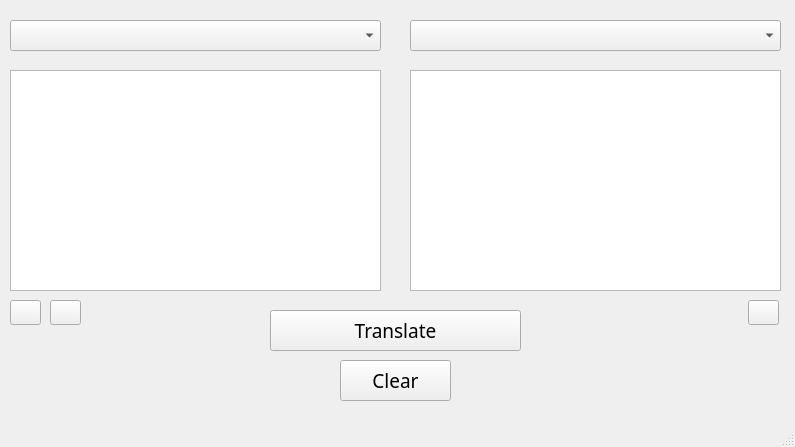
<?xml version="1.0" encoding="UTF-8"?>
<ui version="4.0">
 <class>MainWindow</class>
 <widget class="QMainWindow" name="MainWindow">
  <property name="geometry">
   <rect>
    <x>0</x>
    <y>0</y>
    <width>795</width>
    <height>447</height>
   </rect>
  </property>
  <property name="maximumSize">
   <size>
    <width>16777215</width>
    <height>500</height>
   </size>
  </property>
  <property name="windowTitle">
   <string>MainWindow</string>
  </property>
  <widget class="QWidget" name="centralwidget">
   <widget class="QTextEdit" name="textEdit">
    <property name="geometry">
     <rect>
      <x>10</x>
      <y>70</y>
      <width>371</width>
      <height>221</height>
     </rect>
    </property>
   </widget>
   <widget class="QComboBox" name="comboBox_lang1">
    <property name="geometry">
     <rect>
      <x>10</x>
      <y>20</y>
      <width>371</width>
      <height>31</height>
     </rect>
    </property>
    <property name="maximumSize">
     <size>
      <width>16777215</width>
      <height>500</height>
     </size>
    </property>
   </widget>
   <widget class="QComboBox" name="comboBox_lang2">
    <property name="geometry">
     <rect>
      <x>410</x>
      <y>20</y>
      <width>371</width>
      <height>31</height>
     </rect>
    </property>
    <property name="maximumSize">
     <size>
      <width>16777215</width>
      <height>500</height>
     </size>
    </property>
   </widget>
   <widget class="QTextEdit" name="textEdit_2">
    <property name="geometry">
     <rect>
      <x>410</x>
      <y>70</y>
      <width>371</width>
      <height>221</height>
     </rect>
    </property>
   </widget>
   <widget class="QPushButton" name="pushButton_translate">
    <property name="geometry">
     <rect>
      <x>270</x>
      <y>310</y>
      <width>251</width>
      <height>41</height>
     </rect>
    </property>
    <property name="font">
     <font>
      <family>Sans</family>
      <pointsize>14</pointsize>
      <weight>50</weight>
      <bold>false</bold>
     </font>
    </property>
    <property name="text">
     <string>Translate</string>
    </property>
   </widget>
   <widget class="QPushButton" name="pushButton_clear">
    <property name="geometry">
     <rect>
      <x>340</x>
      <y>360</y>
      <width>111</width>
      <height>41</height>
     </rect>
    </property>
    <property name="font">
     <font>
      <family>Sans</family>
      <pointsize>14</pointsize>
     </font>
    </property>
    <property name="text">
     <string>Clear</string>
    </property>
   </widget>
   <widget class="QPushButton" name="pushButton_soundLang1">
    <property name="geometry">
     <rect>
      <x>10</x>
      <y>300</y>
      <width>31</width>
      <height>25</height>
     </rect>
    </property>
    <property name="text">
     <string/>
    </property>
   </widget>
   <widget class="QPushButton" name="pushButton_soundLang2">
    <property name="geometry">
     <rect>
      <x>748</x>
      <y>300</y>
      <width>31</width>
      <height>25</height>
     </rect>
    </property>
    <property name="text">
     <string/>
    </property>
   </widget>
   <widget class="QPushButton" name="pushButton_record">
    <property name="geometry">
     <rect>
      <x>50</x>
      <y>300</y>
      <width>31</width>
      <height>25</height>
     </rect>
    </property>
    <property name="text">
     <string/>
    </property>
   </widget>
  </widget>
  <widget class="QMenuBar" name="menubar">
   <property name="geometry">
    <rect>
     <x>0</x>
     <y>0</y>
     <width>795</width>
     <height>22</height>
    </rect>
   </property>
  </widget>
  <widget class="QStatusBar" name="statusbar"/>
 </widget>
 <resources/>
 <connections/>
</ui>
